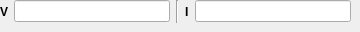
        <widget class="QWidget" name="tab_12">
         <attribute name="title">
          <string>hex</string>
         </attribute>
         <widget class="QWidget" name="horizontalLayoutWidget_5">
          <property name="geometry">
           <rect>
            <x>0</x>
            <y>0</y>
            <width>351</width>
            <height>23</height>
           </rect>
          </property>
          <layout class="QHBoxLayout" name="horizontalLayout_5">
           <item>
            <widget class="QLabel" name="label_8">
             <property name="font">
              <font>
               <bold>true</bold>
              </font>
             </property>
             <property name="text">
              <string>V</string>
             </property>
            </widget>
           </item>
           <item>
            <widget class="QLineEdit" name="lineEdit_29">
             <property name="alignment">
              <set>Qt::AlignmentFlag::AlignCenter</set>
             </property>
            </widget>
           </item>
           <item>
            <widget class="Line" name="line_9">
             <property name="orientation">
              <enum>Qt::Orientation::Vertical</enum>
             </property>
            </widget>
           </item>
           <item>
            <widget class="QLabel" name="label_9">
             <property name="font">
              <font>
               <bold>true</bold>
              </font>
             </property>
             <property name="text">
              <string>I</string>
             </property>
            </widget>
           </item>
           <item>
            <widget class="QLineEdit" name="lineEdit_30">
             <property name="alignment">
              <set>Qt::AlignmentFlag::AlignCenter</set>
             </property>
            </widget>
           </item>
          </layout>
         </widget>
        </widget>
